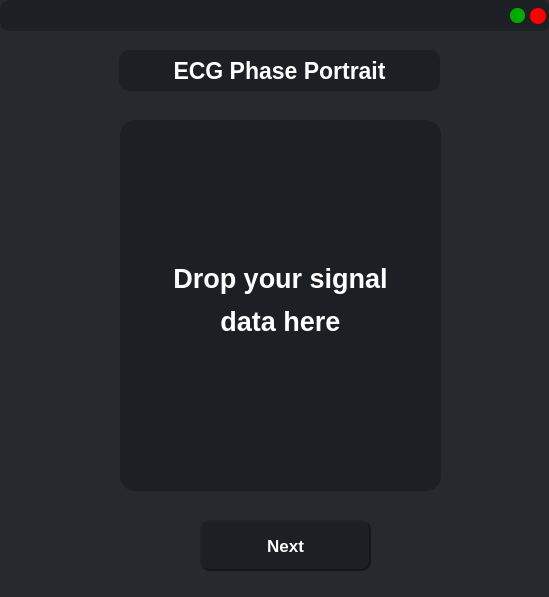
<?xml version="1.0" encoding="UTF-8"?>
<ui version="4.0">
 <class>MainWindow</class>
 <widget class="QMainWindow" name="MainWindow">
  <property name="geometry">
   <rect>
    <x>0</x>
    <y>0</y>
    <width>549</width>
    <height>597</height>
   </rect>
  </property>
  <property name="windowTitle">
   <string>MainWindow</string>
  </property>
  <property name="styleSheet">
   <string notr="true">background-color: rgb(38, 41, 45)</string>
  </property>
  <widget class="QWidget" name="centralwidget">
   <widget class="QFrame" name="frame_header">
    <property name="geometry">
     <rect>
      <x>0</x>
      <y>0</y>
      <width>551</width>
      <height>31</height>
     </rect>
    </property>
    <property name="styleSheet">
     <string notr="true">border-radius: 10px;
background-color: rgb(28, 31, 35)</string>
    </property>
    <property name="frameShape">
     <enum>QFrame::StyledPanel</enum>
    </property>
    <property name="frameShadow">
     <enum>QFrame::Raised</enum>
    </property>
    <widget class="QPushButton" name="pushButton_exp">
     <property name="geometry">
      <rect>
       <x>510</x>
       <y>8</y>
       <width>15</width>
       <height>15</height>
      </rect>
     </property>
     <property name="font">
      <font>
       <family>Segoe UI</family>
       <pointsize>10</pointsize>
       <weight>50</weight>
       <bold>false</bold>
      </font>
     </property>
     <property name="cursor">
      <cursorShape>PointingHandCursor</cursorShape>
     </property>
     <property name="styleSheet">
      <string notr="true">QPushButton{
	background-color: rgb(0, 170, 0);
	border-radius: 7px;
	text-align: center;
}

QPushButton:hover{
	background-color: rgb(0, 111, 0);
}

QPushButton:pressed{
	background-color: rgb(0, 153, 0);
}</string>
     </property>
     <property name="text">
      <string/>
     </property>
    </widget>
    <widget class="QPushButton" name="pushButton_close">
     <property name="geometry">
      <rect>
       <x>530</x>
       <y>8</y>
       <width>16</width>
       <height>16</height>
      </rect>
     </property>
     <property name="font">
      <font>
       <family>Segoe UI</family>
       <pointsize>10</pointsize>
       <weight>50</weight>
       <bold>false</bold>
      </font>
     </property>
     <property name="cursor">
      <cursorShape>PointingHandCursor</cursorShape>
     </property>
     <property name="styleSheet">
      <string notr="true">QPushButton{
	background-color: rgb(255, 0, 0);
	border-radius: 8px;
	text-align: center;
}

QPushButton:hover{
	background-color: rgb(175, 0, 0);
}

QPushButton:pressed{
	background-color: rgb(229, 0, 0);
}</string>
     </property>
     <property name="text">
      <string/>
     </property>
    </widget>
   </widget>
   <widget class="QLabel" name="label_2">
    <property name="geometry">
     <rect>
      <x>119</x>
      <y>50</y>
      <width>321</width>
      <height>41</height>
     </rect>
    </property>
    <property name="font">
     <font>
      <family>Segoe UI</family>
      <pointsize>17</pointsize>
      <weight>75</weight>
      <bold>true</bold>
     </font>
    </property>
    <property name="styleSheet">
     <string notr="true">color: rgb(255, 255, 255);
background-color: rgb(28, 31, 35);
border-radius: 10px;</string>
    </property>
    <property name="text">
     <string>ECG Phase Portrait</string>
    </property>
    <property name="alignment">
     <set>Qt::AlignCenter</set>
    </property>
   </widget>
   <widget class="QFrame" name="frame">
    <property name="geometry">
     <rect>
      <x>120</x>
      <y>120</y>
      <width>321</width>
      <height>371</height>
     </rect>
    </property>
    <property name="styleSheet">
     <string notr="true">background-color: rgb(28, 31, 35);
border-radius: 15px;</string>
    </property>
    <property name="frameShape">
     <enum>QFrame::StyledPanel</enum>
    </property>
    <property name="frameShadow">
     <enum>QFrame::Raised</enum>
    </property>
    <widget class="QLabel" name="label_drop">
     <property name="geometry">
      <rect>
       <x>0</x>
       <y>120</y>
       <width>321</width>
       <height>121</height>
      </rect>
     </property>
     <property name="font">
      <font>
       <family>Segoe UI</family>
       <pointsize>20</pointsize>
       <weight>75</weight>
       <bold>true</bold>
      </font>
     </property>
     <property name="styleSheet">
      <string notr="true">color:rgb(255, 255, 255);</string>
     </property>
     <property name="text">
      <string>&lt;html&gt;&lt;head/&gt;&lt;body&gt;&lt;p&gt;Drop your signal&lt;/p&gt;&lt;p&gt;data here&lt;/p&gt;&lt;/body&gt;&lt;/html&gt;</string>
     </property>
     <property name="alignment">
      <set>Qt::AlignCenter</set>
     </property>
    </widget>
   </widget>
   <widget class="QPushButton" name="pushButtonNext">
    <property name="geometry">
     <rect>
      <x>200</x>
      <y>520</y>
      <width>171</width>
      <height>51</height>
     </rect>
    </property>
    <property name="font">
     <font>
      <pointsize>13</pointsize>
      <weight>75</weight>
      <bold>true</bold>
     </font>
    </property>
    <property name="cursor">
     <cursorShape>PointingHandCursor</cursorShape>
    </property>
    <property name="styleSheet">
     <string notr="true">QPushButton {
	background-color: rgb(28, 31, 35);
	color: rgb(255, 255, 255);
	border-radius: 10px;
	border-style: outset;
	border-width: 2px;
	border-color:rgb(20, 22, 25)
}

QPushButton:hover {
	background-color: rgb(41, 46, 52);
}

QPushButton:pressed {
	background-color: rgb(33, 37, 42);
}</string>
    </property>
    <property name="text">
     <string>Next</string>
    </property>
   </widget>
  </widget>
 </widget>
 <resources/>
 <connections/>
</ui>
